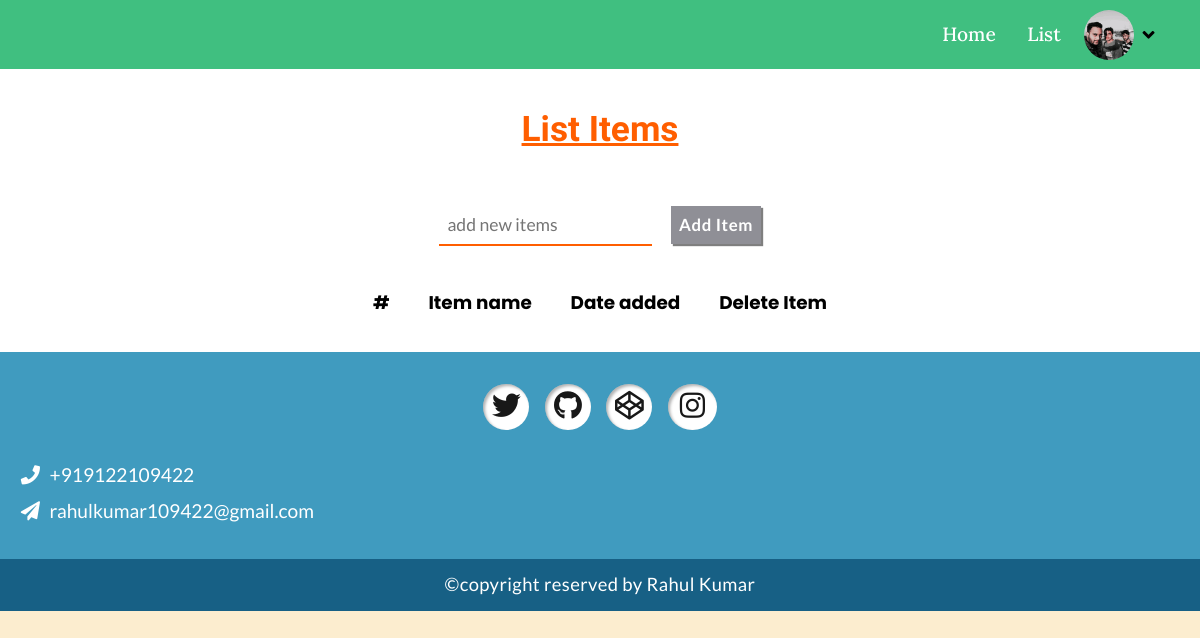
/list/ (signed in), run on an earlier commit of the app's database.
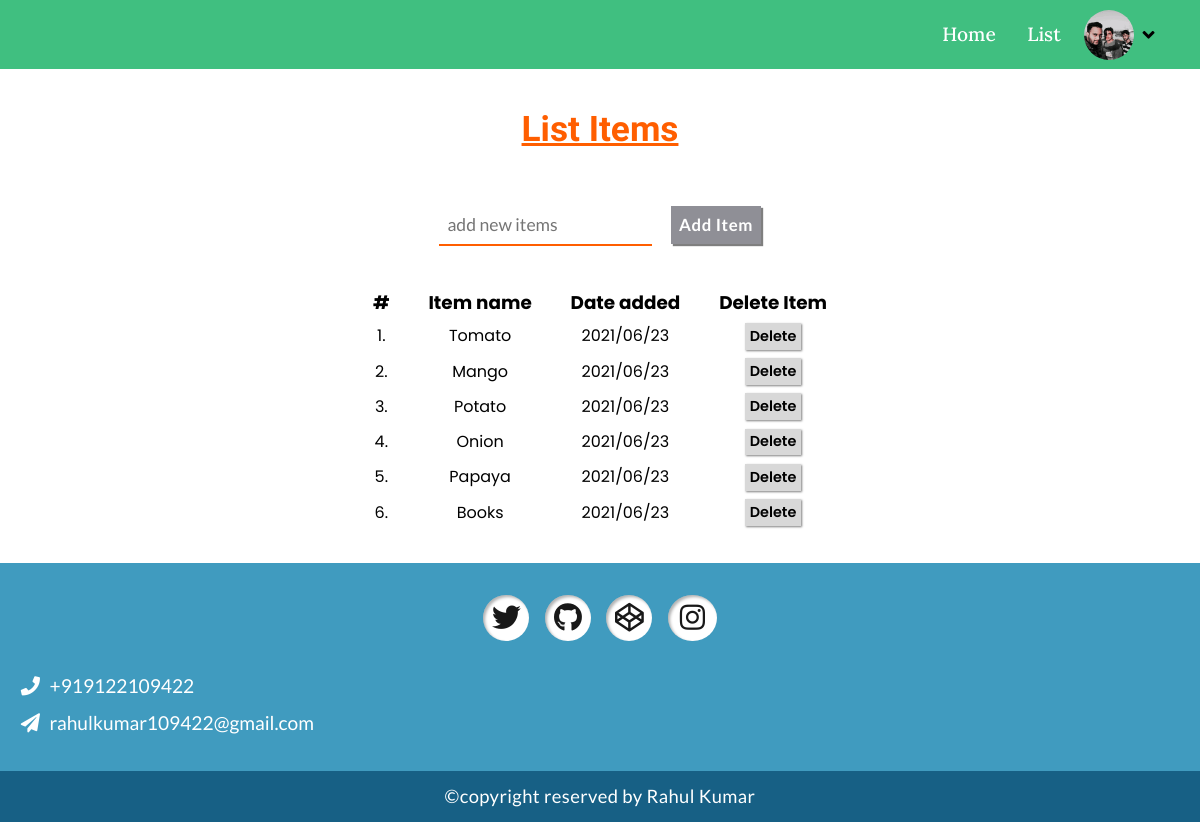
And on a later commit of the database.
### Todolist/models.py (models this page shows, shortened)
class User(db.Model):
    __tablename__ = "users"
    id = db.Column(db.Integer, primary_key=True)
    username = db.Column(db.String(50), unique = True, nullable = False)
    email = db.Column(db.String(60), unique = True, nullable = False)
    image_file = db.Column(db.String, nullable = False, default = 'default.png')
    password = db.Column(db.Integer, nullable = False)
    user_info = db.Column(db.Text, default = 'Hi, I am here.')
    item = db.relationship('Item', backref = 'client', lazy = True)

class Item(db.Model):
    __tablename__ = 'items'
    id = db.Column(db.Integer, primary_key=True)
    item_name = db.Column(db.String(30), nullable = False)
    date_posted = db.Column(db.DateTime, nullable = False, default = datetime.utcnow)
    user_id = db.Column(db.Integer, db.ForeignKey('users.id'), nullable = False)

### Todolist/routes.py (the view)
@app.route('/list/', methods = ['GET','POST'])
@login_required
def list():
    form = ItemForm()
    if form.validate_on_submit():
        item = Item(item_name = form.item.data, client = current_user)
        db.session.add(item)
        db.session.commit()
        flash('A new item has been added','info')
        return redirect(url_for('list'))
    items = Item.query.filter_by(user_id = current_user.id).all()
    return render_template('list.html', title = 'Add Items', form = form, items = items)

### Todolist/form.py
class ItemForm(FlaskForm):
    item = StringField(validators = [InputRequired()])
    add_item = SubmitField(label = "Add Item")

### Todolist/models.py (called while the page is built)
@login_manager.user_loader
def load_user(user_id):
    return User.query.get(int(user_id))

### Todolist/templates/list.html (shortened to what this page needs)
{% extends 'layout.html' %}
{% block stylesheets %}
    <link rel="stylesheet" href="{{url_for('static',filename='css/list.css')}}">
{% endblock %}
{% block body %}
    <main class="list--main">
        <section class="list__container__title">
            <h1>List Items</h1>
        </section>
        <form class="list__item__input__form" method="post" autocomplete="off">
            {{form.item(placeholder="add new items")}}
            {{form.add_item()}}
        </form>
        <table class="list__items__table">
            <thead>
                <tr>
                    <th>#</th>
                    <th>Item name</th>
                    <th>Date added</th>
                    <th>Delete Item</th>
                </tr>
            </thead>
            <tbody>
                {% for item in items %}
                <tr>
                    <td>{{loop.index}}.</td>
                    <td>{{item.item_name}}</td>
                    <td>{{item.date_posted.strftime('%Y/%m/%d')}}</td>
                    <td>
                        <form action="{{url_for('delete_item',item_id=item.id)}}" method="post">
                            <input type="submit" value="Delete" class="item__delete__btn">
                        </form>
                    </td>
                </tr>
                {% endfor %}
            </tbody>
        </table>
    </main>
{% endblock %}

### Todolist/templates/layout.html (shortened to what this page needs)
<!DOCTYPE html>
<html lang="en">
<head>
    <link rel="stylesheet" href="{{url_for('static',filename='css/layout.css')}}">
    <link rel="stylesheet" href="https://cdnjs.cloudflare.com/ajax/libs/font-awesome/5.15.3/css/all.min.css" />
    {% block stylesheets %}
    {% endblock %}
</head>
<body>
    <nav>
        <ul class="navigation__bar">
            <li><a href="{{url_for('home')}}" class="navigation__link">Home</a></li>
            {% if current_user.is_authenticated %}
                <li><a href="{{url_for('list')}}" class="navigation__link">List</a></li>
                <li class="navigation__tab">
                    <div class="Profile__picture__container">
                        <img src="{{url_for('static',filename='Images/'+current_user.image_file)}}" alt="Profile Picture" class="user__profile">
                    </div>
                    <i class="fa fa-angle-down"></i>
                </li>
            {% else %}
                <li><a href="{{url_for('register')}}" class="navigation__link">Register</a></li>
                <li><a href="{{url_for('login')}}" class="navigation__link">Login</a></li>
            {% endif %}
        </ul>
    </nav>
    {% block body %}
    {% endblock %}
    <footer class="footer">
        <div class="social__links">
            <a href="#" class="social__link"><i class="fab fa-twitter"></i></a>
            <a href="#" class="social__link"><i class="fab fa-github"></i></a>
            <a href="#" class="social__link"><i class="fab fa-codepen"></i></a>
            <a href="#" class="social__link"><i class="fab fa-instagram"></i></a>
        </div>
        <div class="contact__details">
            <a href="tel:+919122109422" class="contact"><i class="fa fa-phone"></i>+919122109422</a>
            <a href="mailto:rahulkumar109422@gmail.com" class="contact"><i class="fa fa-paper-plane"></i>rahulkumar109422@gmail.com</a>
        </div>
        <div class="copyright">
            <p>&copy;copyright reserved by Rahul Kumar</p>
        </div>
    </footer>
</body>
</html>

### Todolist/static/css/layout.css (style rules this page uses)
*, *::after, *::before { margin: 0; padding: 0; box-sizing: border-box; }
body { font: 400 1rem/1.6 "Poppins", sans-serif; background-color: #fcedcf; }
nav { padding: .6em; background-color: #40bf80; }
nav li { margin: 0 .5em; }
.navigation__bar { display: flex; flex-direction: row; justify-content: flex-end; align-items: center; font-family: "Lora", sans-serif; list-style-type: none; margin-right: 3em; }
.navigation__link { display: inline-block; text-decoration: none; font-size: 1.2rem; font-weight: 500; color: #fff; padding: .4em; }
.navigation__tab { position: relative; }
.navigation__tab .Profile__picture__container { width: 50px; height: 50px; border-radius: 50%; }
.navigation__tab .user__profile { width: 100%; height: 100%; display: block; object-fit: cover; border-radius: 50%; }
.navigation__tab i { position: absolute; top: 15px; right: -20px; font-size: 1.2rem; cursor: pointer; }
.footer { display: flex; flex-direction: column; justify-content: center; align-items: stretch; font-family: 'Lato',sans-serif; background-color: #409bbf; }
.social__links { text-align: center; padding: 2em 1em 1em; }
.social__link { display: inline-block; text-decoration: none; margin: 0 .4em; }
.social__link i { font-size: 1.8rem; color: #181818; background-color: #fff; padding: .3em; box-shadow: 2px 2px 3px rgba(0, 0, 0, 0.3) inset; border-radius: 50%; }
.social__link .fa-instagram { padding: .3em .4em; }
.contact__details { margin: 1em 1.3em; display: flex; flex-direction: column; justify-content: center; align-items: flex-start; }
.contact__details a { text-decoration: none; font-size: 1.2rem; color: #fff; line-height: 1.4; }
.contact__details a i { margin-right: .5em; }
.contact__details a:nth-of-type(1) { margin-bottom: .5em; }
.copyright { margin-top: 1em; text-align: center; padding: .6em; background-color: #176085; color: #fff; font-size: 1.15rem; letter-spacing: .4px; }

### Todolist/static/css/list.css (style rules this page uses)
.list--main { background-color: #fff; padding: 2em .5em; display: flex; flex-direction: column; justify-content: center; align-items: center; }
.list__container__title { margin-bottom: 3em; color: #ff5e00; }
.list__container__title h1 { font-size: 2.2rem; font-family: 'KoHo',sans-serif; text-decoration: 3px underline currentColor; }
.list__item__input__form { margin-bottom: 2.5em; }
.list__item__input__form input { font-family: 'Lato',sans-serif; border: none; padding: .5em; }
.list__item__input__form input[type="text"] { font-size: 1.1rem; margin-right: .8em; border-bottom: 2px solid #ff5e00; }
.list__item__input__form input[type="submit"] { font-size: 1.05rem; background-color: #8f8f96; color: #fff; box-shadow: 2px 2px 1px rgba(0, 0, 0, 0.5); font-weight: 600; letter-spacing: .6px; }
.list__items__table { text-align: Center; }
.list__items__table th { font-size: 1.15rem; padding: 0 1em; }
.list__items__table td { padding: .2em .6em; font-size: 1rem; }
.item__delete__btn { padding: .2em .3em; font-size: .9rem; font-family: 'Poppins',sans-serif; font-weight: 600; background-color: #d8d8d8; border: none; box-shadow: 1px 1px 2px rgba(0, 0, 0, 0.5); }

What changed in the data, as far as the page shows it:
added Item: item_name "Tomato", date_posted "2021/06/23"
added Item: item_name "Mango", date_posted "2021/06/23"
added Item: item_name "Potato", date_posted "2021/06/23"
added Item: item_name "Onion", date_posted "2021/06/23"
added Item: item_name "Papaya", date_posted "2021/06/23"
added Item: item_name "Books", date_posted "2021/06/23"
